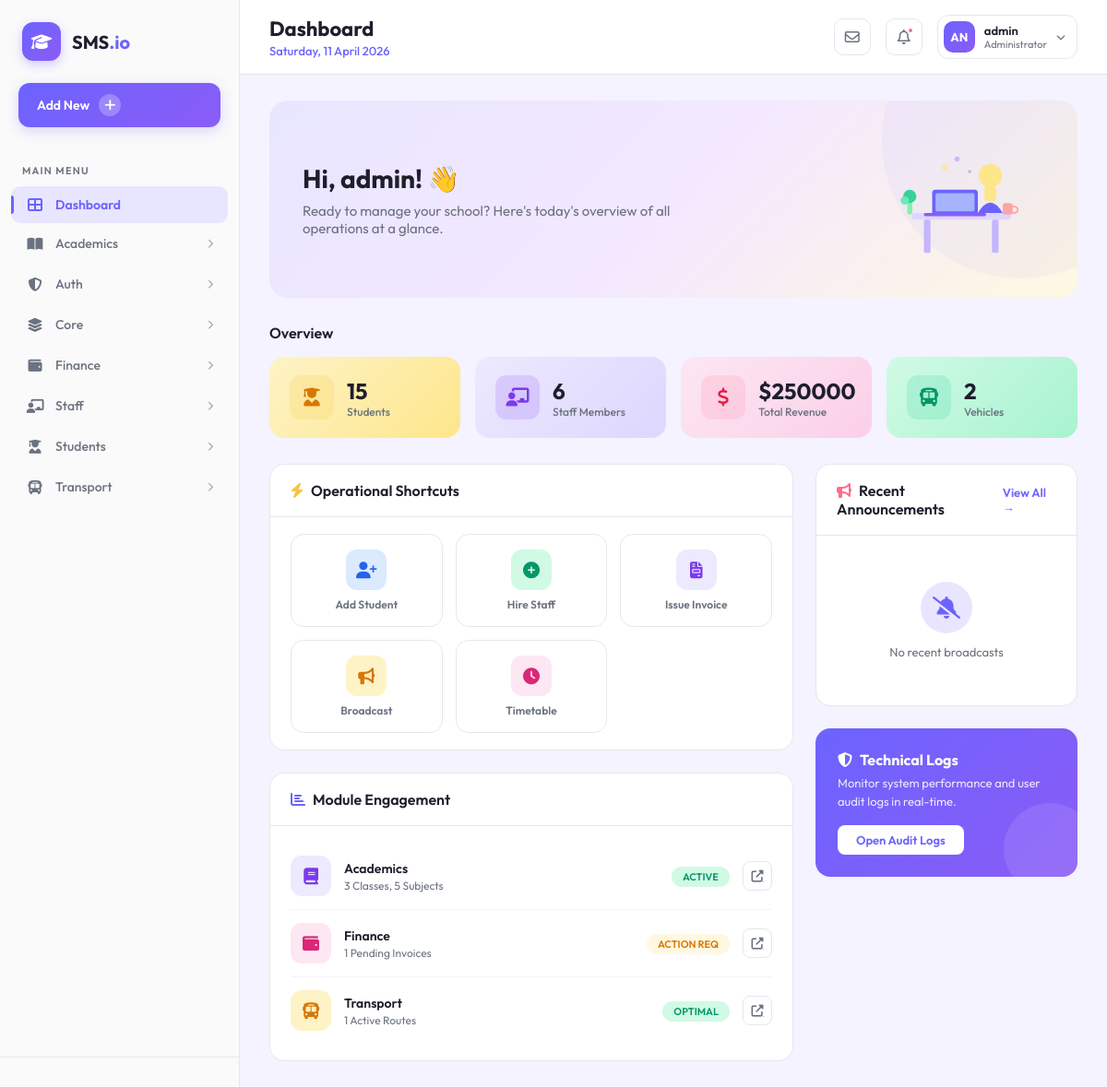
The app's page /admin-dashboard/ (signed in) with its own data.
### core/models.py (models this page shows, shortened)
class User(AbstractUser):
    class Role(models.TextChoices):
        ADMIN = "ADMIN", "Admin"
        STUDENT = "STUDENT", "Student"
        PARENT = "PARENT", "Parent"
        TEACHER = "TEACHER", "Teacher"
        STAFF = "STAFF", "Staff"
        TRANSPORT_MANAGER = "TRANSPORT_MANAGER", "Transport Manager"
    base_role = Role.ADMIN
    role = models.CharField(max_length=50, choices=Role.choices)

### core/views.py (the view)
# urls.py: path('admin-dashboard/', views.admin_dashboard, name='admin_dashboard'),
@login_required
@user_passes_test(is_admin)
def admin_dashboard(request):
    total_students = Student.objects.count()
    total_classes = Class.objects.count()
    total_subjects = Subject.objects.count()
    total_staff = Staff.objects.count()
    total_revenue = Payment.objects.aggregate(Sum('amount_paid'))['amount_paid__sum'] or 0
    pending_invoices = Invoice.objects.filter(is_paid=False).count()
    total_vehicles = Vehicle.objects.count()
    total_routes = Route.objects.count()
    recent_announcements = Announcement.objects.all().order_by('-date_posted')[:5]
    context = {
        'total_students': total_students,
        'total_classes': total_classes,
        'total_subjects': total_subjects,
        'total_staff': total_staff,
        'total_revenue': total_revenue,
        'pending_invoices': pending_invoices,
        'total_vehicles': total_vehicles,
        'total_routes': total_routes,
        'recent_announcements': recent_announcements,
    }
    return render(request, 'core/admin_dashboard.html', context)

### core/views.py (called while the page is built)
def is_admin(user):
    return user.is_authenticated and user.role == User.Role.ADMIN

### core/templates/core/admin_dashboard.html (shortened to what this page needs)
{% extends 'admin_base.html' %}
{% block header_title %}Dashboard{% endblock %}
{% block user_role %}Administrator{% endblock %}
{% block sidebar_create_btn %}
<a href="/admin/students/student/add/" class="sidebar-create-btn">
    <span>Add New</span>
    <span class="btn-plus"><i class="fas fa-plus"></i></span>
</a>
{% endblock %}
{% block dashboard_content %}
<div class="welcome-banner animate-in">
    <div class="welcome-text">
        <h2>Hi, {{ user.first_name|default:user.username }}! 👋</h2>
        <p>Ready to manage your school? Here's today's overview of all operations at a glance.</p>
    </div>
    <div class="welcome-illustration">
    </div>
</div>
<div class="stats-section animate-in animate-delay-1">
    <div class="stats-section-title">Overview</div>
    <div class="stats-grid">
        <a href="/admin/students/" class="stat-card gradient-yellow" style="text-decoration:none;">
            <div class="stat-icon yellow">
                <i class="fas fa-user-graduate"></i>
            </div>
            <div class="stat-info">
                <div class="stat-value">{{ total_students }}</div>
                <div class="stat-label">Students</div>
            </div>
        </a>
        <a href="/admin/staff/" class="stat-card gradient-purple" style="text-decoration:none;">
            <div class="stat-icon purple">
                <i class="fas fa-chalkboard-teacher"></i>
            </div>
            <div class="stat-info">
                <div class="stat-value">{{ total_staff }}</div>
                <div class="stat-label">Staff Members</div>
            </div>
        </a>
        <a href="/admin/finance/" class="stat-card gradient-pink" style="text-decoration:none;">
            <div class="stat-icon pink">
                <i class="fas fa-dollar-sign"></i>
            </div>
            <div class="stat-info">
                <div class="stat-value">${{ total_revenue }}</div>
                <div class="stat-label">Total Revenue</div>
            </div>
        </a>
        <a href="/admin/transport/" class="stat-card gradient-green" style="text-decoration:none;">
            <div class="stat-icon green">
                <i class="fas fa-bus"></i>
            </div>
            <div class="stat-info">
                <div class="stat-value">{{ total_vehicles }}</div>
                <div class="stat-label">Vehicles</div>
            </div>
        </a>
    </div>
</div>
<div class="content-grid animate-in animate-delay-2">
    <div style="display: flex; flex-direction: column; gap: 24px;">
        <div class="content-card">
            <div class="content-card-header">
                <h3><i class="fas fa-bolt" style="color: var(--accent-yellow); margin-right: 8px;"></i>Operational
                    Shortcuts</h3>
            </div>
            <div class="quick-action-grid">
                <a href="/admin/students/student/add/" class="quick-action-item">
                    <div class="qa-icon" style="background: #DBEAFE; color: #2563EB;">
                        <i class="fas fa-user-plus"></i>
                    </div>
                    <span>Add Student</span>
                </a>
                <a href="/admin/staff/staff/add/" class="quick-action-item">
                    <div class="qa-icon" style="background: #D1FAE5; color: #059669;">
                        <i class="fas fa-plus-circle"></i>
                    </div>
                    <span>Hire Staff</span>
                </a>
                <a href="/admin/finance/invoice/add/" class="quick-action-item">
                    <div class="qa-icon" style="background: #EDE9FE; color: #7C3AED;">
                        <i class="fas fa-file-invoice"></i>
                    </div>
                    <span>Issue Invoice</span>
                </a>
                <a href="/admin/core/announcement/add/" class="quick-action-item">
                    <div class="qa-icon" style="background: #FEF3C7; color: #D97706;">
                        <i class="fas fa-bullhorn"></i>
                    </div>
                    <span>Broadcast</span>
                </a>
                <a href="{% url 'academics:manage_timetable' %}" class="quick-action-item">
                    <div class="qa-icon" style="background: #FCE7F3; color: #DB2777;">
                        <i class="fas fa-clock"></i>
                    </div>
                    <span>Timetable</span>
                </a>
            </div>
        </div>
        <div class="content-card">
            <div class="content-card-header">
                <h3><i class="fas fa-chart-bar" style="color: var(--primary); margin-right: 8px;"></i>Module Engagement
                </h3>
            </div>
            <div class="content-card-body">
                <div class="list-item">
                    <div class="list-item-icon" style="background: #EDE9FE; color: #7C3AED;">
                        <i class="fas fa-book"></i>
                    </div>
                    <div class="list-item-content">
                        <h4>Academics</h4>
                        <p>{{ total_classes }} Classes, {{ total_subjects }} Subjects</p>
                    </div>
                    <div class="list-item-meta">
                        <span class="badge badge-green">ACTIVE</span>
                    </div>
                    <div class="action-btn-row">
                        <a href="/admin/academics/" class="action-btn" title="Manage"><i
                                class="fas fa-external-link-alt"></i></a>
                    </div>
                </div>
                <div class="list-item">
                    <div class="list-item-icon" style="background: #FCE7F3; color: #DB2777;">
                        <i class="fas fa-wallet"></i>
                    </div>
                    <div class="list-item-content">
                        <h4>Finance</h4>
                        <p>{{ pending_invoices }} Pending Invoices</p>
                    </div>
                    <div class="list-item-meta">
                        <span class="badge badge-yellow">ACTION REQ</span>
                    </div>
                    <div class="action-btn-row">
                        <a href="/admin/finance/" class="action-btn" title="Manage"><i
                                class="fas fa-external-link-alt"></i></a>
                    </div>
                </div>
                <div class="list-item">
                    <div class="list-item-icon" style="background: #FEF3C7; color: #D97706;">
                        <i class="fas fa-bus"></i>
                    </div>
                    <div class="list-item-content">
                        <h4>Transport</h4>
                        <p>{{ total_routes }} Active Routes</p>
                    </div>
                    <div class="list-item-meta">
                        <span class="badge badge-green">OPTIMAL</span>
                    </div>
                    <div class="action-btn-row">
                        <a href="/admin/transport/" class="action-btn" title="Manage"><i
                                class="fas fa-external-link-alt"></i></a>
                    </div>
                </div>
            </div>
        </div>
    </div>
    <div style="display: flex; flex-direction: column; gap: 24px;">
        <div class="content-card">
            <div class="content-card-header">
                <h3><i class="fas fa-bullhorn" style="color: var(--accent-pink); margin-right: 8px;"></i>Recent
                    Announcements</h3>
                <a href="/admin/core/announcement/" class="header-action">View All →</a>
            </div>
            <div class="content-card-body">
                {% if recent_announcements %}
                {% for item in recent_announcements %}
                <div class="list-item">
                    <div class="list-item-icon" style="background: var(--primary-light); color: var(--primary);">
                        <i class="fas fa-bell"></i>
                    </div>
                    <div class="list-item-content">
                        <h4>{{ item.title }}</h4>
                        <p>To: {{ item.get_target_role_display }} · {{ item.date_posted|timesince }} ago</p>
                    </div>
                </div>
                {% endfor %}
                {% else %}
                <div class="empty-state">
                    <div class="empty-icon"><i class="fas fa-bell-slash"></i></div>
                    <p>No recent broadcasts</p>
                </div>
                {% endif %}
            </div>
        </div>
        <div class="info-card" style="background: linear-gradient(135deg, var(--primary), var(--accent-purple));">
            <h4><i class="fas fa-shield-alt" style="margin-right: 8px;"></i>Technical Logs</h4>
            <p>Monitor system performance and user audit logs in real-time.</p>
            <a href="/admin/core/activitylog/" class="info-card-btn" style="color: var(--primary);">Open Audit Logs</a>
        </div>
    </div>
</div>
{% endblock %}

### core/templates/dashboard_base.html (shortened to what this page needs)
<!DOCTYPE html>
<html lang="en">
<head>
    <link rel="stylesheet" href="https://cdnjs.cloudflare.com/ajax/libs/font-awesome/6.4.0/css/all.min.css">
    {% block extra_head %}{% endblock %}
</head>
<body>
    <div class="dashboard-wrapper">
        <aside class="sidebar" id="sidebar">
            <div class="sidebar-brand">
                <div class="logo-icon">
                    <i class="fas fa-graduation-cap"></i>
                </div>
                <div class="brand-text">SMS<span>.io</span></div>
            </div>
            {% block sidebar_create_btn %}{% endblock %}
            <nav class="sidebar-nav">
                <div class="nav-label">Main Menu</div>
                {% block sidebar_nav %}{% endblock %}
            </nav>
            <div class="sidebar-footer">
            </div>
        </aside>
        <main class="main-content">
            <header class="top-header">
                <div style="display: flex; align-items: center; gap: 16px;">
                    <div class="header-left">
                        <h1>{% block header_title %}Dashboard{% endblock %}</h1>
                        <div class="header-date">{% now "l, d F Y" %}</div>
                    </div>
                </div>
                <div class="header-right">
                    <div class="header-icon-btn">
                        <i class="far fa-envelope"></i>
                    </div>
                    <div class="header-icon-btn">
                        <i class="far fa-bell"></i>
                        <span class="notif-dot"></span>
                    </div>
                    <div class="user-profile">
                        <div class="user-avatar">
                            {{ user.username|make_list|first|upper }}{{ user.username|make_list|last|upper }}
                        </div>
                        <div class="user-info">
                            <div class="user-name">{{ user.get_full_name|default:user.username }}</div>
                            <div class="user-role">{% block user_role %}User{% endblock %}</div>
                        </div>
                        <i class="fas fa-chevron-down" style="font-size: 10px; color: var(--text-secondary);"></i>
                    </div>
                </div>
            </header>
            <div class="page-content">
                {% block dashboard_content %}{% endblock %}
            </div>
        </main>
    </div>
</body>
</html>

### core/templates/admin_base.html (style rules this page uses)
.sidebar, .sidebar *, .sidebar-brand, .sidebar-brand * { font-family: 'Outfit', sans-serif !important; box-sizing: border-box !important; }
.sidebar a, .sidebar a:link, .sidebar a:visited, .sidebar a:hover, .sidebar a:active { text-decoration: none !important; }
.sidebar .fas, .sidebar .far, .sidebar .fab, .sidebar .fa, .sidebar i.fas, .sidebar i.far, .sidebar i.fab, .sidebar i.fa, .top-header .fas, .top-header .far, .top-header i, .sidebar-bottom-card .fas { font-family: 'Font Awesome 6 Free' !important; font-style: normal !important; font-variant: normal !important; text-rendering: auto !important; -webkit-font-smoothing: antialiased !important; -moz-osx-font-smoothing: grayscale !important; line-height: 1 !important; }
.sidebar .fas, .sidebar .fa, .sidebar i.fas, .sidebar i.fa, .top-header .fas, .sidebar-bottom-card .fas { font-weight: 900 !important; }
.sidebar .far, .sidebar i.far, .top-header .far { font-weight: 400 !important; }
.top-header, .top-header * { font-family: 'Outfit', sans-serif !important; }

### records on screen
User: username|make_list "A", username|make_list "N", get_full_name "admin", first_name "admin"

### other values on screen
{{ total_students }} "15"
{{ total_staff }} "6"
{{ total_revenue }} "250000"
{{ total_vehicles }} "2"
{{ total_classes }} "3"
{{ total_subjects }} "5"
{{ pending_invoices }} "1"
{{ total_routes }} "1"
